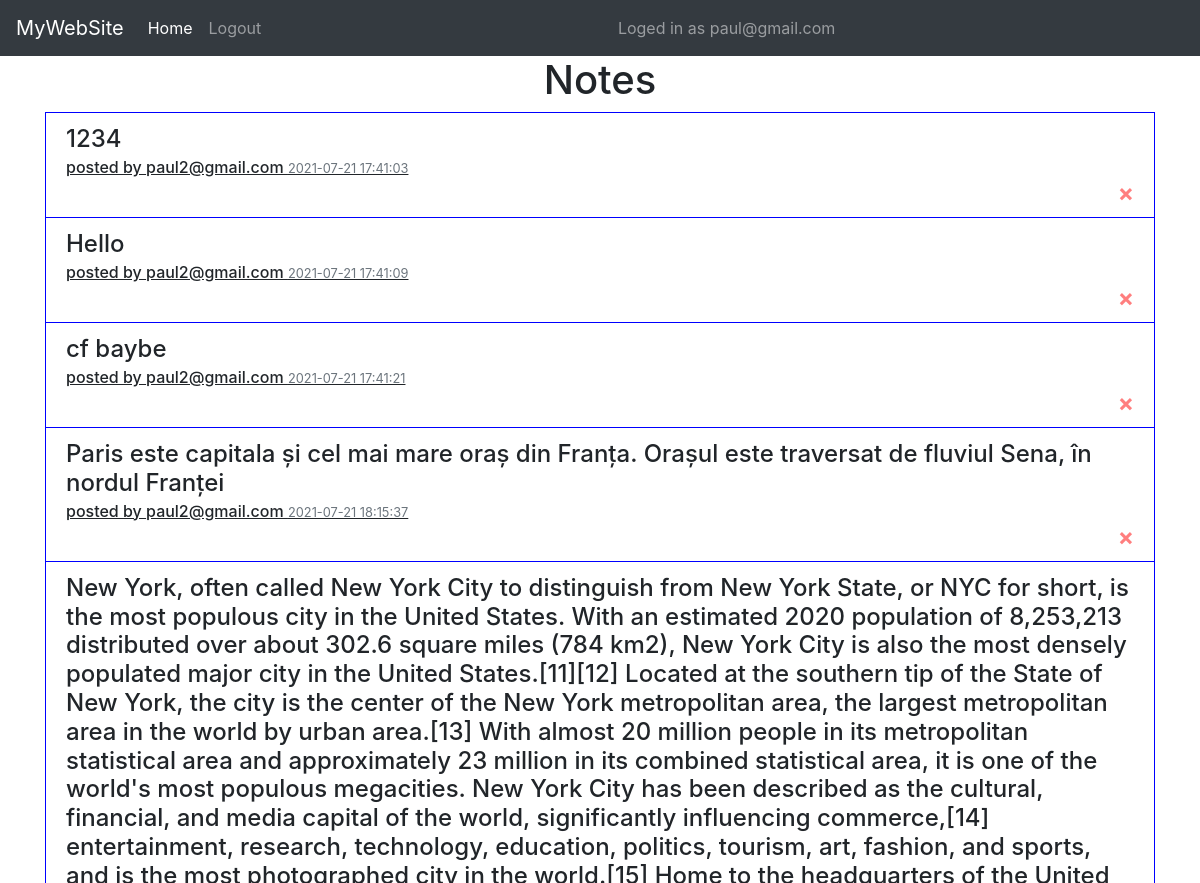
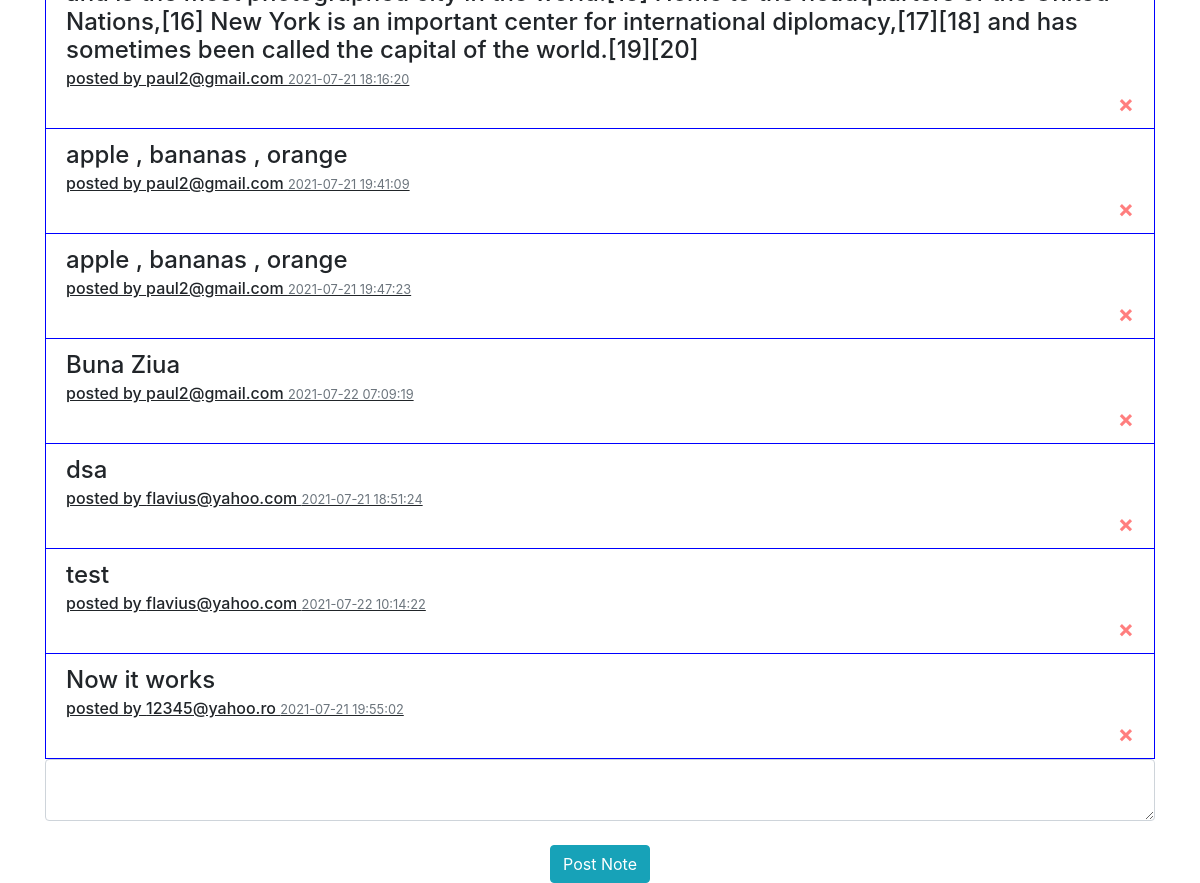
Screenshot of / (signed in) with the database file from the repository (2 pictures, top to bottom).
### website/models.py (models this page shows)
class User(db.Model , UserMixin ):
    id = db.Column(db.Integer, primary_key=True)
    email = db.Column(db.String(100), unique=True)
    password = db.Column(db.String(50))
    first_name = db.Column(db.String(100))
    phone = db.column(db.Integer())
    notes = db.relationship('Note')

class Note(db.Model):
    id = db.Column(db.Integer, primary_key=True)
    data = db.Column(db.String(10000))
    date = db.Column(db.DateTime(timezone=True),default=func.now())
    user_id = db.Column(db.Integer, db.ForeignKey('user.id'))

### website/views.py (the view, shortened to what this page needs)
@views.route('/',methods=['GET','POST'])
@login_required
def home():
    return render_template("home.html",users = User.query.all())

### website/__init__.py (called while the page is built)
def create_app():
    app = Flask(__name__)
    app.config['SECRET_KEY'] = 'fsafsafsaf'
    app.config['SQLALCHEMY_DATABASE_URI'] = f'sqlite:///{DB_NAME}'
    db.init_app(app)
    from .views import  views
    from .auth import  auth
    app.register_blueprint(views, url_prefix='/')
    app.register_blueprint(auth, url_prefix='/')
    from .models import User, Note
    create_database(app)
    login_manager = LoginManager()
    login_manager.login_view = 'auth.login'
    login_manager.init_app(app)
    @login_manager.user_loader
    def load_user(id):
        return User.query.get(int(id))
    return app

### website/templates/home.html (shortened to what this page needs)
{% extends "base.html" %}
{% block content%}
<h1 align="center">Notes</h1>
<ul class="list-group list-group-flush" id="notes">
    {%for user in users %}
        {% for note in user.notes%}
        <li style="border:1px solid blue;" class="list-group-item">
            <h4 class="mb-1">{{ note.data }}</h4>
            <h6  style="text-decoration: underline;"  class="mb-1">posted by {{ user.email }}
            <small class="text-muted">{{ note.date }}</small>
                </h6>
            <button type="button" class="close" onClick="deleteNote({{ note.id }})">
      <span style="color: red;" aria-hidden="true">&times;</span>
    </button>
        </li>
        {% endfor %}
    {% endfor %}
</ul>
<form method="POST">
<textarea name="note" id="note" class="form-control"></textarea>
    <br />
<div align="center">
    <button type="submit" class="btn btn-info">Post Note</button>
</div>
</form>
{% endblock%}

### website/templates/base.html (shortened to what this page needs)
<!DOCTYPE html>
<html lang="en">
<head>
     <link
      rel="stylesheet"
      href="https://stackpath.bootstrapcdn.com/bootstrap/4.4.1/css/bootstrap.min.css"
    />
    <link
      rel="stylesheet"
      href="https://stackpath.bootstrapcdn.com/font-awesome/4.7.0/css/font-awesome.min.css"
    />
    <link href="//maxcdn.bootstrapcdn.com/bootstrap/4.1.1/css/bootstrap.min.css" rel="stylesheet" id="bootstrap-css">
</head>
<body>
<nav class="navbar navbar-expand-lg navbar-dark bg-dark">
  <a class="navbar-brand" href="/">MyWebSite</a>
  <div class="collapse navbar-collapse" id="navbarSupportedContent">
    <ul class="navbar-nav mr-auto">
        {% if current_user.is_authenticated %}
      <li class="nav-item active">
        <a class="nav-link" href="/">Home </a>
      </li>
        <li class="nav-item">
        <a class="nav-link" href="/logout">Logout</a>
      </li>
        {% endif %}
    </ul>
     {% if current_user.is_authenticated %}
        <ul class="navbar-nav mr-auto">
            <li class="nav-item">
        <a  class="nav-link">Loged in as {{ current_user.email}}</a>
      </li>
        </ul>
      {% endif %}
  </div>
</nav>
 <div class="container">{% block content %} {% endblock %}</div>
</body>
</html>

### rows the page displays
User: email "paul@gmail.com"
User: email "paul2@gmail.com"
Note: data "1234", date "2021-07-21 17:41:03"
Note: data "Hello", date "2021-07-21 17:41:09"
Note: data "cf baybe", date "2021-07-21 17:41:21"
Note: data "Paris este capitala și cel mai mare oraș din Franța. Orașul este traversat de fluviul Sena, în nordul Franței", date "2021-07-21 18:15:37"
Note: data "New York, often called New York City to distinguish from New York State, or NYC for short, is the most populous city in the United States. With an estimated 2020 population of 8,253,213 distributed over about 302.6 square miles (784 km2), New York City is also the most densely populated major city in the United States.[11][12] Located at the southern tip of the State of New York, the city is the center of the New York metropolitan area, the largest metropolitan area in the world by urban area.[13] With almost 20 million people in its metropolitan statistical area and approximately 23 million in its combined statistical area, it is one of the world's most populous megacities. New York City…", date "2021-07-21 18:16:20"
Note: data "apple , bananas , orange", date "2021-07-21 19:41:09"
Note: data "apple , bananas , orange", date "2021-07-21 19:47:23"
Note: data "Buna Ziua", date "2021-07-22 07:09:19"
User: email "flavius@yahoo.com"
Note: data "dsa", date "2021-07-21 18:51:24"
Note: data "test", date "2021-07-22 10:14:22"
User: email "12345@yahoo.ro"
Note: data "Now it works", date "2021-07-21 19:55:02"
